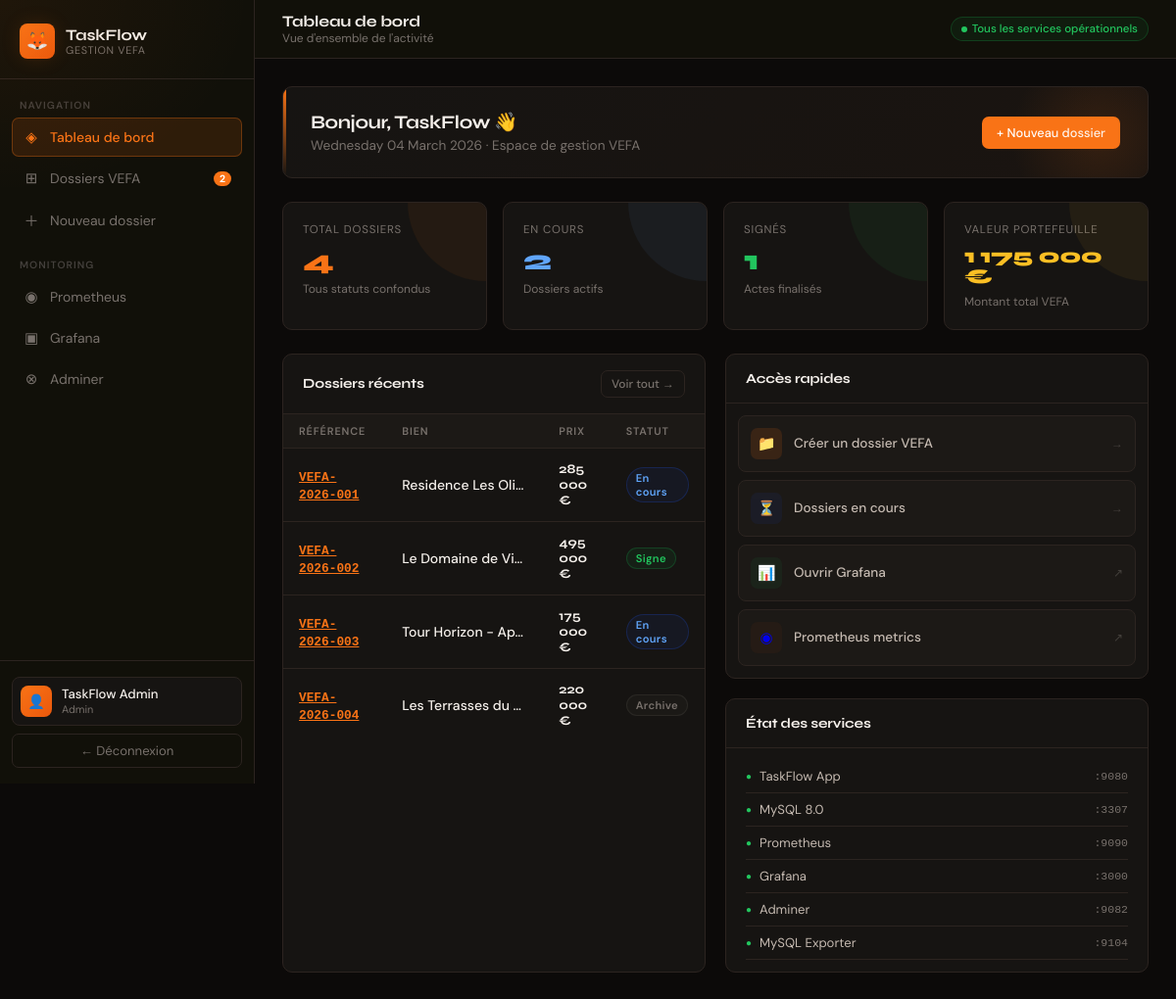
/dashboard.php (signed in), run on the app's committed database.
### tables this page shows
CREATE TABLE IF NOT EXISTS dossiers (
    id INT AUTO_INCREMENT PRIMARY KEY,
    reference VARCHAR(50) NOT NULL UNIQUE,
    titre VARCHAR(200) NOT NULL,
    promoteur VARCHAR(150) NOT NULL,
    notaire VARCHAR(150) NOT NULL,
    reservataire VARCHAR(150) NOT NULL,
    bien_description TEXT,
    prix_vente DECIMAL(15,2),
    statut ENUM('en_cours', 'signe', 'archive', 'suspendu') DEFAULT 'en_cours',
    date_signature DATE,
    created_by INT,
    created_at TIMESTAMP DEFAULT CURRENT_TIMESTAMP,
    updated_at TIMESTAMP DEFAULT CURRENT_TIMESTAMP ON UPDATE CURRENT_TIMESTAMP,
    FOREIGN KEY (created_by) REFERENCES utilisateurs(id)
);

### public/dashboard.php (the view, shortened to what this page needs)
<?php
$db = getDB();
$total     = $db->query("SELECT COUNT(*) FROM dossiers")->fetchColumn();
$en_cours  = $db->query("SELECT COUNT(*) FROM dossiers WHERE statut='en_cours'")->fetchColumn();
$signes    = $db->query("SELECT COUNT(*) FROM dossiers WHERE statut='signe'")->fetchColumn();
$valeur    = $db->query("SELECT SUM(prix_vente) FROM dossiers")->fetchColumn();
$recents   = $db->query("SELECT * FROM dossiers ORDER BY created_at DESC LIMIT 5")->fetchAll();
?>
<!DOCTYPE html>
<html lang="fr">
<head>
    <link rel="stylesheet" href="layout.css">
</head>
<body>
<aside class="sidebar">
    <div class="sb-brand">
        <div class="sb-icon">🦊</div>
        <div class="sb-brand-text">
            <div class="sb-name">TaskFlow</div>
            <div class="sb-sub">Gestion VEFA</div>
        </div>
    </div>
    <div class="sb-section">
        <div class="sb-section-label">Navigation</div>
        <a href="dashboard.php" class="nav-item active">
            <span class="nav-icon">◈</span> Tableau de bord
        </a>
        <a href="dossiers.php" class="nav-item">
            <span class="nav-icon">⊞</span> Dossiers VEFA
            <?php if ($en_cours > 0): ?>
                <span class="nav-badge"><?= $en_cours ?></span>
            <?php endif; ?>
        </a>
        <a href="nouveau_dossier.php" class="nav-item">
            <span class="nav-icon">＋</span> Nouveau dossier
        </a>
        <div style="height:16px"></div>
        <div class="sb-section-label">Monitoring</div>
        <a href="http://localhost:9090" target="_blank" class="nav-item">
            <span class="nav-icon">◉</span> Prometheus
        </a>
        <a href="http://localhost:3000" target="_blank" class="nav-item">
            <span class="nav-icon">▣</span> Grafana
        </a>
        <a href="http://localhost:9082" target="_blank" class="nav-item">
            <span class="nav-icon">⊗</span> Adminer
        </a>
    </div>
    <div class="sb-footer">
        <div class="sb-user">
            <div class="sb-avatar">👤</div>
            <div>
                <div class="sb-user-name"><?= htmlspecialchars($_SESSION['user_nom']) ?></div>
                <div class="sb-user-role"><?= htmlspecialchars($_SESSION['user_role']) ?></div>
            </div>
        </div>
        <a href="logout.php" class="btn-logout">← Déconnexion</a>
    </div>
</aside>
<div class="main">
    <div class="topbar">
        <div class="topbar-left">
            <h1>Tableau de bord</h1>
            <p>Vue d'ensemble de l'activité</p>
        </div>
        <div class="topbar-right">
            <div class="topbar-badge">
                <span class="dot-pulse"></span>
                Tous les services opérationnels
            </div>
        </div>
    </div>
    <div class="content">
        <div class="welcome-bar">
            <div class="welcome-text">
                <h2>Bonjour, <?= htmlspecialchars(explode(' ', $_SESSION['user_nom'])[0]) ?> 👋</h2>
                <p><?= date('l d F Y') ?> · Espace de gestion VEFA</p>
            </div>
            <a href="nouveau_dossier.php" class="btn btn-primary">+ Nouveau dossier</a>
        </div>
        <div class="stat-grid">
            <div class="stat-card orange">
                <div class="stat-label">Total dossiers</div>
                <div class="stat-val"><?= $total ?></div>
                <div class="stat-sub">Tous statuts confondus</div>
            </div>
            <div class="stat-card blue">
                <div class="stat-label">En cours</div>
                <div class="stat-val"><?= $en_cours ?></div>
                <div class="stat-sub">Dossiers actifs</div>
            </div>
            <div class="stat-card green">
                <div class="stat-label">Signés</div>
                <div class="stat-val"><?= $signes ?></div>
                <div class="stat-sub">Actes finalisés</div>
            </div>
            <div class="stat-card amber">
                <div class="stat-label">Valeur portefeuille</div>
                <div class="stat-val" style="font-size:1.3rem"><?= number_format($valeur, 0, ',', ' ') ?> €</div>
                <div class="stat-sub">Montant total VEFA</div>
            </div>
        </div>
        <div class="grid-2">
            <div class="card">
                <div class="card-header">
                    <span class="card-title">Dossiers récents</span>
                    <a href="dossiers.php" class="btn btn-ghost btn-sm">Voir tout →</a>
                </div>
                <div class="table-wrap">
                    <table>
                        <thead>
                            <tr>
                                <th>Référence</th>
                                <th>Bien</th>
                                <th>Prix</th>
                                <th>Statut</th>
                            </tr>
                        </thead>
                        <tbody>
                        <?php foreach ($recents as $d): ?>
                            <tr>
                                <td><a href="voir_dossier.php?id=<?= $d['id'] ?>" class="td-ref"><?= htmlspecialchars($d['reference']) ?></a></td>
                                <td class="td-title" style="max-width:160px;overflow:hidden;text-overflow:ellipsis;white-space:nowrap"><?= htmlspecialchars($d['titre']) ?></td>
                                <td class="td-price" style="font-size:0.82rem"><?= number_format($d['prix_vente'], 0, ',', ' ') ?> €</td>
                                <td><span class="badge badge-<?= $d['statut'] ?>"><?= ucfirst(str_replace('_', ' ', $d['statut'])) ?></span></td>
                            </tr>
                        <?php endforeach; ?>
                        </tbody>
                    </table>
                </div>
            </div>
            <div style="display:flex; flex-direction:column; gap:20px;">
                <div class="card">
                    <div class="card-header">
                        <span class="card-title">Accès rapides</span>
                    </div>
                    <div class="card-body" style="padding:12px">
                        <a href="nouveau_dossier.php" class="quick-link">
                            <div class="quick-link-icon" style="background:var(--orange-glow)">📁</div>
                            <span class="quick-link-text">Créer un dossier VEFA</span>
                            <span class="quick-link-arr">→</span>
                        </a>
                        <a href="dossiers.php?statut=en_cours" class="quick-link">
                            <div class="quick-link-icon" style="background:var(--blue-bg)">⏳</div>
                            <span class="quick-link-text">Dossiers en cours</span>
                            <span class="quick-link-arr">→</span>
                        </a>
                        <a href="http://localhost:3000" target="_blank" class="quick-link">
                            <div class="quick-link-icon" style="background:var(--green-bg)">📊</div>
                            <span class="quick-link-text">Ouvrir Grafana</span>
                            <span class="quick-link-arr">↗</span>
                        </a>
                        <a href="http://localhost:9090" target="_blank" class="quick-link">
                            <div class="quick-link-icon" style="background:var(--amber-bg)">◉</div>
                            <span class="quick-link-text">Prometheus metrics</span>
                            <span class="quick-link-arr">↗</span>
                        </a>
                    </div>
                </div>
                <div class="card">
                    <div class="card-header">
                        <span class="card-title">État des services</span>
                    </div>
                    <div class="card-body" style="padding:12px 20px">
                        <?php
                        $services = [
                            ['TaskFlow App',  '9080', 'Fait'],
                            ['MySQL 8.0',     '3307', 'Fait'],
                            ['Prometheus',    '9090', 'Fait'],
                            ['Grafana',       '3000', 'Fait'],
                            ['Adminer',       '9082', 'Fait'],
                            ['MySQL Exporter','9104', 'Fait'],
                        ];
                        ?>
                        <?php foreach ($services as $s): ?>
                        <div style="display:flex;align-items:center;justify-content:space-between;padding:8px 0;border-bottom:1px solid var(--border)">
                            <div style="display:flex;align-items:center;gap:8px">
                                <span style="font-size:10px;color:var(--green)">●</span>
                                <span style="font-size:0.82rem;color:var(--text2)"><?= $s[0] ?></span>
                            </div>
                            <span style="font-family:monospace;font-size:0.72rem;color:var(--muted)">:<?= $s[1] ?></span>
                        </div>
                        <?php endforeach; ?>
                    </div>
                </div>
            </div>
        </div>
    </div>
</div>
</body>
</html>

### public/dashboard.php (style rules this page uses)
.welcome-bar { background: linear-gradient(135deg, var(--card) 0%, #1A1410 100%); border: 1px solid var(--border); border-radius: 10px; padding: 24px 28px; margin-bottom: 24px; display: flex; align-items: center; justify-content: space-between; position: relative; overflow: hidden; }
.welcome-bar::before { content: ''; position: absolute; left: 0; top: 0; bottom: 0; width: 3px; background: linear-gradient(to bottom, var(--orange), transparent); border-radius: 10px 0 0 10px; }
.welcome-bar::after { content: ''; position: absolute; right: -40px; top: -40px; width: 180px; height: 180px; background: radial-gradient(circle, var(--orange-glow), transparent 70%); }
.welcome-text h2 { font-family:'Syne',sans-serif; font-size:1.2rem; font-weight:700; color:var(--text); letter-spacing:-0.02em; margin-bottom:4px; }
.welcome-text p { font-size:0.85rem; color:var(--muted); }
.grid-2 { display:grid; grid-template-columns:1fr 1fr; gap:20px; }
.quick-link { display:flex; align-items:center; gap:12px; padding:12px; background:var(--card2); border:1px solid var(--border); border-radius:8px; text-decoration:none; transition:all 0.15s; margin-bottom:8px; }
.quick-link:last-child { margin-bottom:0; }
.quick-link-icon { width:32px; height:32px; border-radius:7px; display:flex; align-items:center; justify-content:center; font-size:15px; flex-shrink:0; }
.quick-link-text { font-size:0.85rem; font-weight:500; color:var(--text2); }
.quick-link-arr { margin-left:auto; color:var(--muted2); font-size:12px; }

### data on the page
dossiers: reference "VEFA-2026-001", titre "Residence Les Oli…", prix_vente "285 000", statut "En cours"
dossiers: reference "VEFA-2026-002", titre "Le Domaine de Vi…", prix_vente "495 000", statut "Signe"
dossiers: reference "VEFA-2026-003", titre "Tour Horizon - Ap…", prix_vente "175 000", statut "En cours"
dossiers: reference "VEFA-2026-004", titre "Les Terrasses du…", prix_vente "220 000", statut "Archive"

### other printed values
$en_cours "2"
$_SESSION['user_nom'] "TaskFlow Admin"
$_SESSION['user_role'] "Admin"
explode(' ', $_SESSION['user_nom'])[0] "TaskFlow"
$total "4"
$signes "1"
$valeur "1 175 000"
$s[0] "TaskFlow App"
$s[1] "9080"
$s[0] "MySQL 8.0"
$s[1] "3307"
$s[0] "Prometheus"
$s[1] "9090"
$s[0] "Grafana"
$s[1] "3000"
